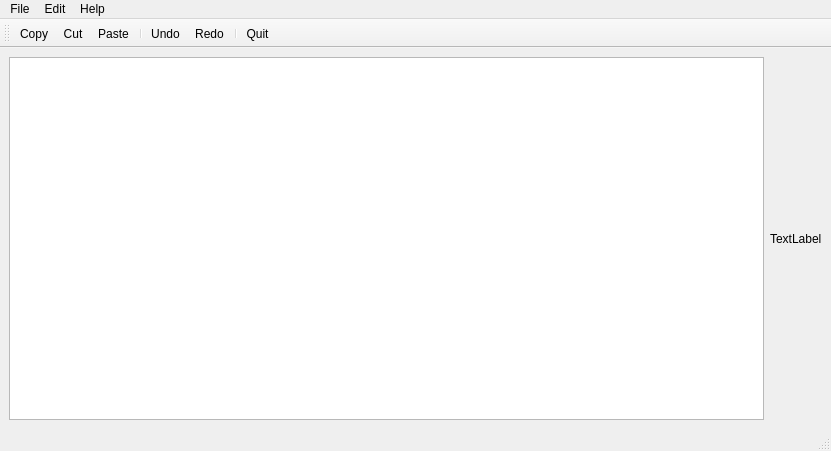
<?xml version="1.0" encoding="UTF-8"?>
<ui version="4.0">
 <class>MainWindow</class>
 <widget class="QMainWindow" name="MainWindow">
  <property name="geometry">
   <rect>
    <x>0</x>
    <y>0</y>
    <width>831</width>
    <height>451</height>
   </rect>
  </property>
  <property name="windowTitle">
   <string>MainWindow</string>
  </property>
  <widget class="QWidget" name="centralwidget">
   <layout class="QHBoxLayout" name="horizontalLayout">
    <item>
     <widget class="QTextEdit" name="textEdit"/>
    </item>
    <item>
     <widget class="QLabel" name="label">
      <property name="text">
       <string>TextLabel</string>
      </property>
     </widget>
    </item>
   </layout>
  </widget>
  <widget class="QMenuBar" name="menubar">
   <property name="geometry">
    <rect>
     <x>0</x>
     <y>0</y>
     <width>831</width>
     <height>23</height>
    </rect>
   </property>
   <widget class="QMenu" name="menuFile">
    <property name="title">
     <string>File</string>
    </property>
    <addaction name="actionQuit"/>
   </widget>
   <widget class="QMenu" name="menuEdit">
    <property name="title">
     <string>Edit</string>
    </property>
    <addaction name="actionCopy"/>
    <addaction name="actionCut"/>
    <addaction name="actionPaste"/>
    <addaction name="separator"/>
    <addaction name="actionUndo"/>
    <addaction name="actionRedo"/>
   </widget>
   <widget class="QMenu" name="menuHelp">
    <property name="title">
     <string>Help</string>
    </property>
    <addaction name="actionAbout"/>
    <addaction name="actionAbout_Qt"/>
   </widget>
   <addaction name="menuFile"/>
   <addaction name="menuEdit"/>
   <addaction name="menuHelp"/>
  </widget>
  <widget class="QStatusBar" name="statusbar"/>
  <widget class="QToolBar" name="toolBar">
   <property name="windowTitle">
    <string>toolBar</string>
   </property>
   <attribute name="toolBarArea">
    <enum>TopToolBarArea</enum>
   </attribute>
   <attribute name="toolBarBreak">
    <bool>false</bool>
   </attribute>
   <addaction name="actionCopy"/>
   <addaction name="actionCut"/>
   <addaction name="actionPaste"/>
   <addaction name="separator"/>
   <addaction name="actionUndo"/>
   <addaction name="actionRedo"/>
   <addaction name="separator"/>
   <addaction name="actionQuit"/>
  </widget>
  <action name="actionQuit">
   <property name="icon">
    <iconset resource="resources.qrc">
     <normaloff>:/images/quitIcon.png</normaloff>:/images/quitIcon.png</iconset>
   </property>
   <property name="text">
    <string>Quit</string>
   </property>
  </action>
  <action name="actionCopy">
   <property name="icon">
    <iconset resource="resources.qrc">
     <normaloff>:/images/copyIcon.png</normaloff>:/images/copyIcon.png</iconset>
   </property>
   <property name="text">
    <string>Copy</string>
   </property>
  </action>
  <action name="actionCut">
   <property name="icon">
    <iconset resource="resources.qrc">
     <normaloff>:/images/cutIcon.png</normaloff>:/images/cutIcon.png</iconset>
   </property>
   <property name="text">
    <string>Cut</string>
   </property>
  </action>
  <action name="actionPaste">
   <property name="icon">
    <iconset resource="resources.qrc">
     <normaloff>:/images/pasteIcon.png</normaloff>:/images/pasteIcon.png</iconset>
   </property>
   <property name="text">
    <string>Paste</string>
   </property>
  </action>
  <action name="actionUndo">
   <property name="icon">
    <iconset resource="resources.qrc">
     <normaloff>:/images/undoIcon.png</normaloff>:/images/undoIcon.png</iconset>
   </property>
   <property name="text">
    <string>Undo</string>
   </property>
  </action>
  <action name="actionRedo">
   <property name="icon">
    <iconset resource="resources.qrc">
     <normaloff>:/images/redoIcon.png</normaloff>:/images/redoIcon.png</iconset>
   </property>
   <property name="text">
    <string>Redo</string>
   </property>
  </action>
  <action name="actionAbout">
   <property name="icon">
    <iconset resource="resources.qrc">
     <normaloff>:/images/aboutIcon.png</normaloff>:/images/aboutIcon.png</iconset>
   </property>
   <property name="text">
    <string>About</string>
   </property>
  </action>
  <action name="actionAbout_Qt">
   <property name="icon">
    <iconset resource="resources.qrc">
     <normaloff>:/images/aboutQtIcon.png</normaloff>:/images/aboutQtIcon.png</iconset>
   </property>
   <property name="text">
    <string>About Qt</string>
   </property>
  </action>
 </widget>
 <resources>
  <include location="resources.qrc"/>
 </resources>
 <connections/>
</ui>
